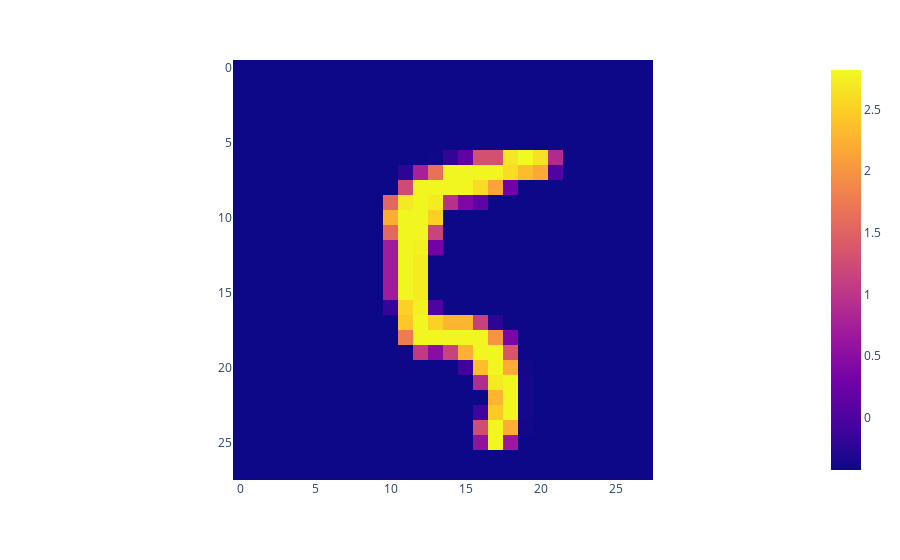

Write notebook code for a chart like this one.
### Markdown cell above
### 2. Data cleaning + feature engineering
Skipped for the sake of time.
The MNIST dataset is already pretty clean (no noise in images, mislabelled images etc.).
Feature engineering will be mainly done by our CNN. For non-computer vision / image problems, you should think carefully about what features/inputs you will use for your model:
* Are they reliable? Can you get the data consistently in the same format, at the same quality?
* Are they useful? Do they correlate with your target variable?
* Are they independent from each other? Remove features which are double-ups!
* ...

### Code cell
# Convert data into the correct format and normalise (subtract mean, divide by std)
## Compute mean
mean_train = torch.tensor([0], dtype=float)
count = len(train_dataset) * 28 * 28  # number images * image size ** 2
for i in range(len(train_dataset)):
    mean_train += torch.sum(F_tv.pil_to_tensor(train_dataset[i][0]))
mean_train = float(mean_train)
mean_train /= count

## Compute std
std_train = torch.tensor([0], dtype=float)
for i in range(len(train_dataset)):
    std_train += torch.sum((F_tv.pil_to_tensor(train_dataset[i][0]) - mean_train) ** 2)
std_train = float(std_train)
std_train /= count

## Set up a cleaning pipeline
### Note: Pytorch's transforms pipelines are okay for simple cases like this, but in general my preference is to
### use a more generic pipeline framework, like Kedro.
transform = torchvision.transforms.Compose([
    torchvision.transforms.ToTensor(),
    torchvision.transforms.Normalize((0.1307,), (0.3081,))
])

## Pass data through transformations cleaned train/test data
train_clean = torchvision.datasets.MNIST(root=os.getcwd(), download=False, train=True, transform=transform)
test_clean = torchvision.datasets.MNIST(root=os.getcwd(), download=False, train=False, transform=transform)
px.imshow(train_clean[100][0][0].cpu())

### Figure 1 — Plotly figure (JSON) as saved in the notebook; plotly's stock layout.template omitted (floating-point values rounded to 4 significant figures; data arrays with more than 128 entries replaced by an {"elided": "..."} marker saying what was removed)
{"data": [{"coloraxis": "coloraxis", "hovertemplate": "x: %{x}<br>y: %{y}<br>color: %{z}<extra></extra>", "name": "0", "type": "heatmap", "xaxis": "x", "yaxis": "y", "z": {"elided": "28x28 float values"}}], "layout": {"coloraxis": {"colorscale": [[0, "#0d0887"], [0.1111, "#46039f"], [0.2222, "#7201a8"], [0.3333, "#9c179e"], [0.4444, "#bd3786"], [0.5556, "#d8576b"], [0.6667, "#ed7953"], [0.7778, "#fb9f3a"], [0.8889, "#fdca26"], [1, "#f0f921"]]}, "margin": {"t": 60}, "xaxis": {"anchor": "y", "constrain": "domain", "domain": [0, 1], "scaleanchor": "y"}, "yaxis": {"anchor": "x", "autorange": "reversed", "constrain": "domain", "domain": [0, 1]}}}
